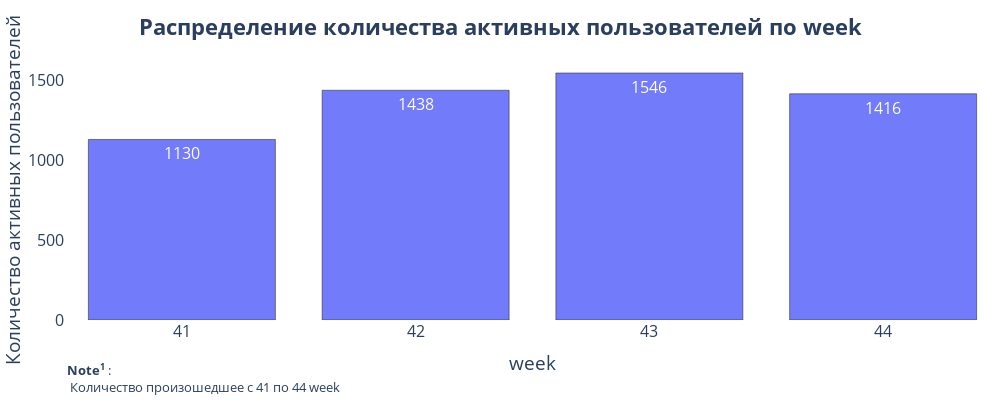

The notebook cell saved with this chart:
### Markdown cell above
Из еженедельного показателя видно что пользователи активно пользовались 3 недели, на 4ой недели произошло небольшое снижение по сравнению с 3ей неделей.
Посмотрим сколько уникальных пользователей пользовалось на каждой неделе

### Code cell
get_bar_by(df, 'week', 'user_id', aggfunc='nunique', title_name='активных пользователей')

### Figure 1 — Plotly figure (JSON) as saved in the notebook; plotly's stock layout.template omitted (floating-point values rounded to 4 significant figures)
{"data": [{"alignmentgroup": "True", "hoverinfo": "all", "hovertemplate": "Количество: %{y}", "legendgroup": "", "marker": {"color": "#636efa", "line": {"color": "#000000", "width": 0.5}, "pattern": {"shape": ""}}, "name": "", "offsetgroup": "", "opacity": 0.9, "orientation": "v", "showlegend": false, "textposition": "auto", "texttemplate": "%{y}", "type": "bar", "x": [41, 42, 43, 44], "xaxis": "x", "y": [1130, 1438, 1546, 1416], "yaxis": "y"}], "layout": {"annotations": [{"align": "left", "font": {"size": 13}, "showarrow": false, "text": "<b>Note<sup>1</sup></b> :<br> Количество произошедшее с 41 по 44 week", "x": 0, "xref": "paper", "y": -0.3, "yref": "paper"}], "barmode": "relative", "font": {"size": 16}, "height": 400, "legend": {"tracegroupgap": 0}, "margin": {"l": 0, "r": 0, "t": 60}, "plot_bgcolor": "#ffffff", "showlegend": false, "title": {"font": {"size": 22}, "text": "<b>Распределение количества активных пользователей по week</b>", "x": 0.5, "xanchor": "center", "y": 0.95, "yanchor": "top"}, "width": 1000, "xaxis": {"anchor": "y", "domain": [0, 1], "tickangle": 0, "tickmode": "linear", "title": {"text": "week"}}, "yaxis": {"anchor": "x", "domain": [0, 1], "title": {"text": "Количество активных пользователей"}}}}
